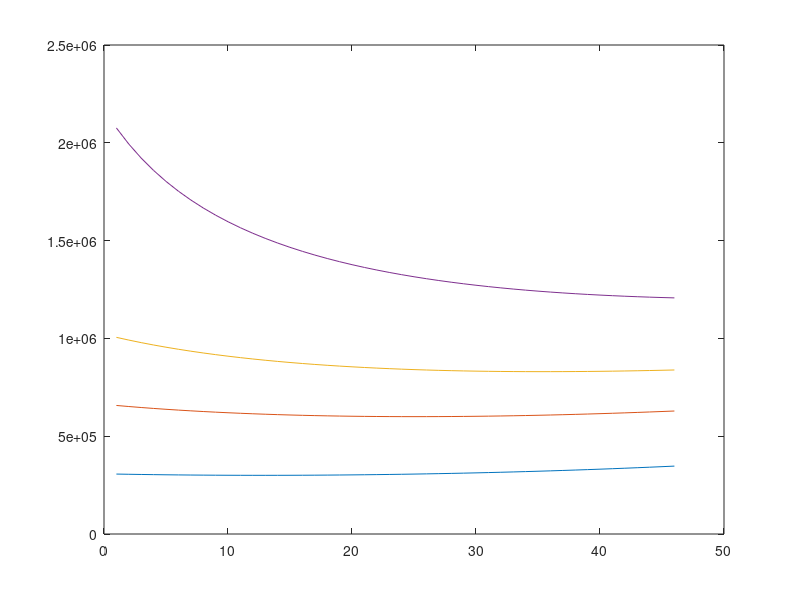

Recreate this plot in MATLAB.
%%  grating_theory.m
%   Designing the dispersion for the diffraction grating
%
%   Description:
%       The angular dispersion per wavelength depends on the incident
%       illumination and the periodicity of the grating. This script
%       calculates the desired parameters for a diven dispersion and also
%       the tunability range.

% ~~~~~~~~~~~~~~~~~~~~~~~~~~~~~~~~~~~~~~~~~~~~~~~~~~~~~~~~~~~~~~~~~~~~~~~~~
%   main
% ~~~~~~~~~~~~~~~~~~~~~~~~~~~~~~~~~~~~~~~~~~~~~~~~~~~~~~~~~~~~~~~~~~~~~~~~~

% The diffraction grating equation is given as:
%
%       n(lambda) = d(sin(theta)+sin(theta')), where                    (1)
%
% n is the order of difraction (here, 1);
% theta and theta' are the angles of incidence and refraction,
% respectively;
% d is the distance between grooves

% We are interested in the dispersion property quantified by
% d(Beta)/d(lambda), i.e., change in dispersion angle per change in
% wavelength in units of mrad/nm; here, as per (1), d(theta')/d(lambda)

% Differentiating (1) gives:
%
%   d(theta')/d(lambda) = 1/[d sqrt(1 - ((lambda)/d - sin(theta))^2)]
%

% Let
lambda = 680e-9;

% Thorlabs produce transmission gratings with {300, 600, 830, 1200}
% gratings/mm
grating.frequency = [300,600,830,1200]; % /mm
% which equates to a 'd' of
grating.spacing = 1e-3./grating.frequency; % m
grating.spacing_nm = 1e9*1e-3./grating.frequency; % m

% At a zero incident angle (for comparison)
grating.dispersion_0incident = 1./(grating.spacing .* sqrt(1 - (lambda./grating.spacing - sin(0)).^2));
% At a 10deg incident angle (for comparison)
grating.dispersion_10incident = 1./(grating.spacing .* sqrt(1 - (lambda./grating.spacing - sind(10)).^2));
% At a 30deg incident angle (for comparison)
grating.dispersion_30incident = 1./(grating.spacing .* sqrt(1 - (lambda./grating.spacing - sind(30)).^2));

grating.dispersion_plot = []; c=0;
for incident_angle_ = 0:45
    c = c+1;
    grating.dispersion_plot(c,:) = 1./(grating.spacing .* sqrt(1 - (lambda./grating.spacing - sind(incident_angle_)).^2));
end
figure;
plot(grating.dispersion_plot)




% We want
desired.dispersion_MradPerNm = 0.4640;
desired.dispersion_RadPerM = desired.dispersion_MradPerNm*1e6;

% Thus, the incident angle required is:
grating.incidentAngleNeeded = asin(lambda./grating.spacing - sqrt(1 - (1./(grating.spacing*desired.dispersion_RadPerM)).^2));


